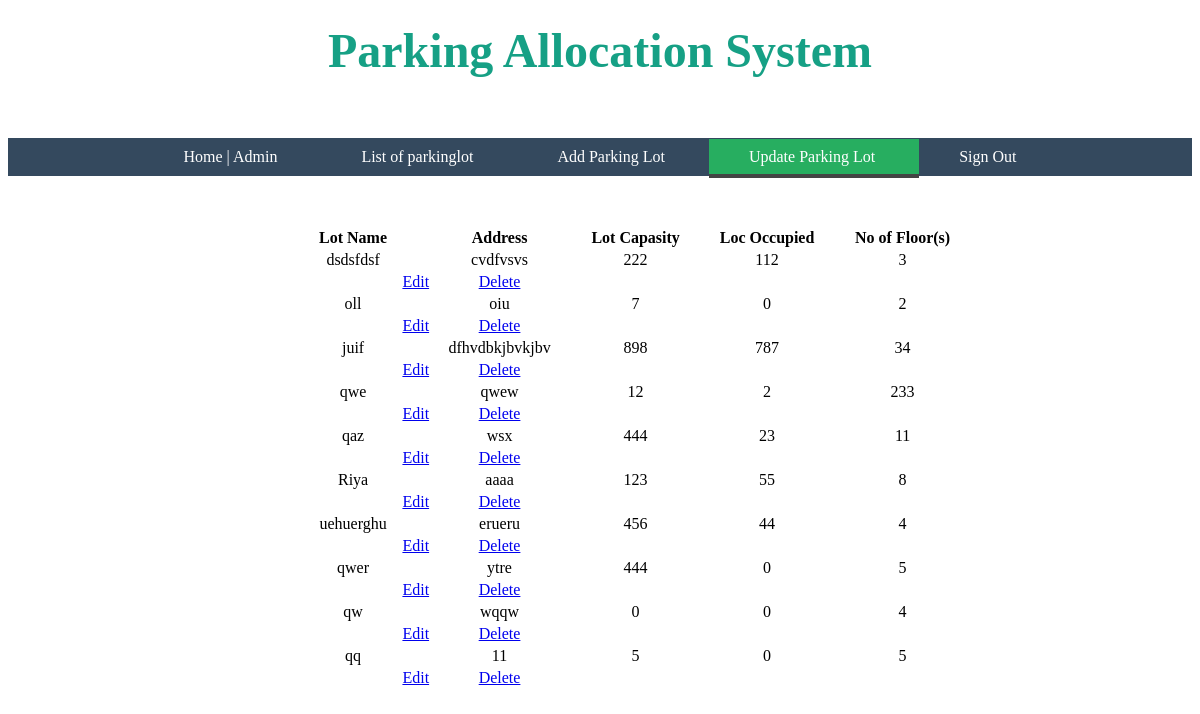
Page /admin/upParkLot.php (signed in) on the committed database.
### tables this page shows
CREATE TABLE `parkinglot` (
  `Lot_id` varchar(30) NOT NULL,
  `LotName` varchar(30) NOT NULL,
  `Address` varchar(30) DEFAULT NULL,
  `LotCapasity` int(11) DEFAULT NULL,
  `LotOccupied` int(11) DEFAULT '0',
  `NoOfFloor` int(11) DEFAULT NULL
);

### admin/upParkLot.php (the view, shortened to what this page needs)
<html>
	<head>
		<link rel="stylesheet" type="text/css" href='../css/style.css'>
	</head>
	<body>
		<div class="container">
		<h1 class="banner" > Parking Allocation System </h1>
			<nav class="menu">
                <ul>
                        <li> <a href="admin_home.php"> Home | Admin </a></li>
                        <li> <a href="admin_list_of_lot.php"> List of parkinglot </a></li>
                        <li> <a href="addParkLot.php"> Add Parking Lot </a></li>
                        <li id = "current"> <a href="upParkLot.php"> Update Parking Lot </a></li>
                        <li> <a href="../logout.php"> Sign Out </a></li>
                </ul>
            </nav>
		<section class="sec">
			<div >
            <table id="table_div1">
                <tr>
                    <th> Lot Name </th>
                    <th>&nbsp;&nbsp;</th>
                    <th> Address </th>
                    <th>&nbsp;&nbsp;</th>
                    <th> Lot Capasity </th>
                    <th>&nbsp;&nbsp;</th>
                    <th> Loc Occupied </th>
                    <th>&nbsp;&nbsp;</th>
                    <th> No of Floor(s) </th>
                </tr>
                <?php
    				include("../connect.php");
                    $query = "SELECT * FROM `parkinglot`";
                    $result = $conn->query($query);
                    $row = mysqli_fetch_assoc($result);
                    while($row != NULL){
                    $lid = $row['Lot_id'];
                    $name = $row['LotName'];
                    echo"<tr><td>$name</td>";
                    echo"<th>&nbsp;&nbsp;</th>";
                    $add = $row['Address'];
                    echo"<td>$add</td>";
                    echo"<th>&nbsp;&nbsp;</th>";
                    $loc = $row['LotCapasity'];
                    echo"<td>$loc</td>";
                    echo"<th>&nbsp;&nbsp;</th>";
                    $lo = $row['LotOccupied'];
                    echo"<td>$lo</td>";
                    echo"<th>&nbsp;&nbsp;</th>";
                    $nf = $row['NoOfFloor'];
                    echo"<td>$nf</td></tr>";
                    echo"<th>&nbsp;&nbsp;</th>";
                    echo"<td> <a href ='editParkinglot.php?Lot_id=$lid'>Edit</a>";
                    echo"<td> <a href ='delParkinglot.php?Lot_id=$lid'><center>Delete</center></a>";
        			$row = mysqli_fetch_assoc($result);
        		    }
            	?>
                        </table>
                        </div>
		</section>
		</div>
	</body>
</html>

### css/style.css (style rules this page uses)
.banner { margin: 0; width: 100%; background-size: contain; color: #16a085; text-align: center; padding: 15px 0px; height: 100px; font-size: 300%; }
nav { text-align: center; background: #34495e; padding: 10px 0px }
nav ul { margin: 0; padding: 0; }
nav li { text-decoration: none; display: inline; }
nav li>a { text-decoration: none; color:#ffffff; padding: 10px 40px; }
.menu ul li#current { display: inline; padding: .55em .0em; background-color: #27ae60; color: #000; border-bottom: .25em solid #444; }
#table_div1 { text-align: center; padding-left: 300px; padding-top: 50px; padding-right: 50px; font-size: 100%; width: 85%; }

### rows in the picture
parkinglot: LotName "dsdsfdsf", Address "cvdfvsvs", LotCapasity "222", LotOccupied "112", NoOfFloor "3"
parkinglot: LotName "oll", Address "oiu", LotCapasity "7", LotOccupied "0", NoOfFloor "2"
parkinglot: LotName "juif", Address "dfhvdbkjbvkjbv", LotCapasity "898", LotOccupied "787", NoOfFloor "34"
parkinglot: LotName "qwe", Address "qwew", LotCapasity "12", LotOccupied "2", NoOfFloor "233"
parkinglot: LotName "qaz", Address "wsx", LotCapasity "444", LotOccupied "23", NoOfFloor "11"
parkinglot: LotName "Riya", Address "aaaa", LotCapasity "123", LotOccupied "55", NoOfFloor "8"
parkinglot: LotName "uehuerghu", Address "erueru", LotCapasity "456", LotOccupied "44", NoOfFloor "4"
parkinglot: LotName "qwer", Address "ytre", LotCapasity "444", LotOccupied "0", NoOfFloor "5"
parkinglot: LotName "qw", Address "wqqw", LotCapasity "0", LotOccupied "0", NoOfFloor "4"
parkinglot: LotName "qq", Address "11", LotCapasity "5", LotOccupied "0", NoOfFloor "5"
